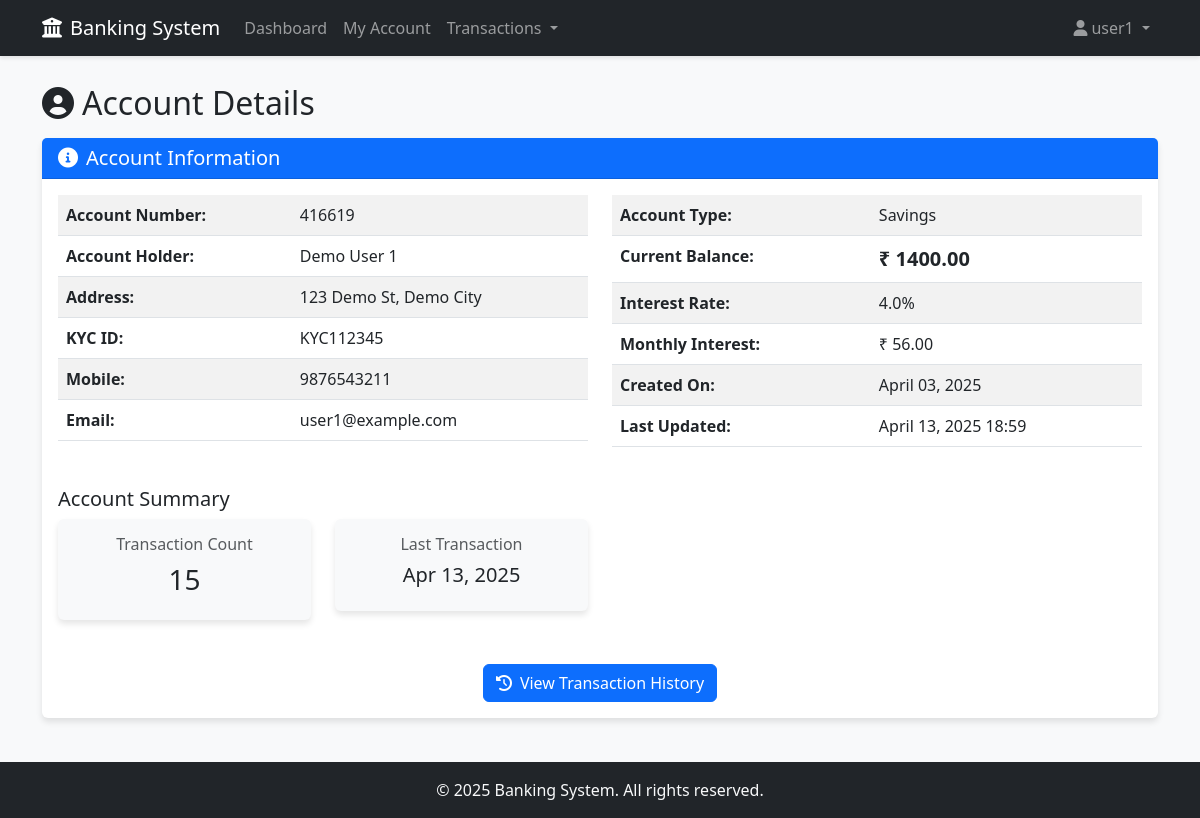
Page /accounts/detail/ (signed in) on the committed database.
### authentication/models.py (models this page shows, shortened)
class User(AbstractUser):
    is_admin = models.BooleanField(default=False)
    account_no = models.IntegerField(null=True, blank=True)

### accounts/models.py (models this page shows, shortened)
class Account(models.Model):
    ACCOUNT_TYPES = [
        ('Savings', 'Savings'),
        ('Current', 'Current'),
        ('Deposit', 'Deposit'),
    ]
    account_no = models.IntegerField(primary_key=True)
    user = models.OneToOneField(User, on_delete=models.CASCADE, related_name='account', null=True)
    name = models.CharField(max_length=100)
    address = models.TextField()
    kyc = models.CharField(max_length=50, help_text="KYC identification")
    mobile = models.CharField(max_length=15)
    email = models.EmailField()
    account_type = models.CharField(max_length=20, choices=ACCOUNT_TYPES)
    balance = models.DecimalField(max_digits=12, decimal_places=2, default=0)
    interest_rate = models.FloatField(help_text="Interest rate for this account")
    created_date = models.DateTimeField(default=timezone.now)
    last_updated = models.DateTimeField(auto_now=True)
    def calculate_interest(self) -> float:
        return float(self.balance) * (self.interest_rate / 100)
    def get_account_summary(self):
        transaction_count = self.transactions.count()
        last_transaction = self.transactions.order_by('-timestamp').first()
        return {
            'account_no': self.account_no,
            'name': self.name,
            'account_type': self.account_type,
            'balance': self.balance,
            'interest_rate': self.interest_rate,
            'transaction_count': transaction_count,
            'last_transaction': last_transaction.timestamp if last_transaction else None,
        }

### transactions/models.py (models this page shows, shortened)
class Transaction(models.Model):
    TRANSACTION_TYPES = [
        ('DEPOSIT', 'Deposit'),
        ('WITHDRAWAL', 'Withdrawal'),
        ('TRANSFER_OUT', 'Transfer Out'),
        ('TRANSFER_IN', 'Transfer In'),
    ]
    STATUS_CHOICES = [
        ('SUCCESS', 'Success'),
        ('PENDING', 'Pending'),
        ('FAILED', 'Failed'),
    ]
    account = models.ForeignKey(Account, on_delete=models.CASCADE, related_name='transactions')
    transaction_type = models.CharField(max_length=20, choices=TRANSACTION_TYPES)
    amount = models.DecimalField(max_digits=12, decimal_places=2)
    timestamp = models.DateTimeField(default=timezone.now)
    status = models.CharField(max_length=10, choices=STATUS_CHOICES, default='SUCCESS')
    description = models.TextField(blank=True, null=True)
    class Meta:
        ordering = ['-timestamp']

### accounts/views.py (the view)
# urls.py: path('detail/', views.account_detail_view, name='account_detail'),
@login_required
def account_detail_view(request, account_no=None):
    user = request.user
    if account_no is None and hasattr(user, 'account'):
        account = user.account
    elif account_no and (user.is_admin or (hasattr(user, 'account') and user.account.account_no == account_no)):
        account = get_object_or_404(Account, account_no=account_no)
    else:
        messages.error(request, "You do not have permission to view this account.")
        return redirect('dashboard')
    account_summary = account.get_account_summary()
    monthly_interest = account.calculate_interest()
    context = {
        'account': account,
        'account_summary': account_summary,
        'monthly_interest': monthly_interest,
    }
    return render(request, 'accounts/account_detail.html', context)

### templates/accounts/account_detail.html (shortened to what this page needs)
{% extends 'base/base.html' %}
{% load static %}
{% block content %}
<div class="row mb-4">
    <div class="col-md-12">
        <h2 class="mb-3"><i class="fas fa-user-circle me-2"></i>Account Details</h2>
        <div class="card">
            <div class="card-header bg-primary text-white">
                <h5 class="mb-0"><i class="fas fa-info-circle me-2"></i>Account Information</h5>
            </div>
            <div class="card-body">
                <div class="row">
                    <div class="col-md-6">
                        <table class="table table-striped">
                            <tr>
                                <th>Account Number:</th>
                                <td>{{ account.account_no }}</td>
                            </tr>
                            <tr>
                                <th>Account Holder:</th>
                                <td>{{ account.name }}</td>
                            </tr>
                            <tr>
                                <th>Address:</th>
                                <td>{{ account.address }}</td>
                            </tr>
                            <tr>
                                <th>KYC ID:</th>
                                <td>{{ account.kyc }}</td>
                            </tr>
                            <tr>
                                <th>Mobile:</th>
                                <td>{{ account.mobile }}</td>
                            </tr>
                            <tr>
                                <th>Email:</th>
                                <td>{{ account.email }}</td>
                            </tr>
                        </table>
                    </div>
                    <div class="col-md-6">
                        <table class="table table-striped">
                            <tr>
                                <th>Account Type:</th>
                                <td>{{ account.account_type }}</td>
                            </tr>
                            <tr>
                                <th>Current Balance:</th>
                                <td class="fw-bold fs-5">₹ {{ account.balance }}</td>
                            </tr>
                            <tr>
                                <th>Interest Rate:</th>
                                <td>{{ account.interest_rate }}%</td>
                            </tr>
                            <tr>
                                <th>Monthly Interest:</th>
                                <td>₹ {{ monthly_interest|floatformat:2 }}</td>
                            </tr>
                            <tr>
                                <th>Created On:</th>
                                <td>{{ account.created_date|date:"F d, Y" }}</td>
                            </tr>
                            <tr>
                                <th>Last Updated:</th>
                                <td>{{ account.last_updated|date:"F d, Y H:i" }}</td>
                            </tr>
                        </table>
                    </div>
                </div>
                <div class="mt-4">
                    <h5>Account Summary</h5>
                    <div class="row">
                        <div class="col-md-3">
                            <div class="card bg-light">
                                <div class="card-body text-center">
                                    <h6 class="text-muted">Transaction Count</h6>
                                    <h3>{{ account_summary.transaction_count }}</h3>
                                </div>
                            </div>
                        </div>
                        <div class="col-md-3">
                            <div class="card bg-light">
                                <div class="card-body text-center">
                                    <h6 class="text-muted">Last Transaction</h6>
                                    <h5>{{ account_summary.last_transaction|date:"M d, Y"|default:"N/A" }}</h5>
                                </div>
                            </div>
                        </div>
                    </div>
                </div>
                <div class="text-center mt-4">
                    <a href="{% url 'transaction_history' %}" class="btn btn-primary">
                        <i class="fas fa-history me-2"></i>View Transaction History
                    </a>
                </div>
            </div>
        </div>
    </div>
</div>
{% endblock %}

### templates/base/base.html (shortened to what this page needs)
<!DOCTYPE html>
<html lang="en">
<head>
    <link href="https://cdn.jsdelivr.net/npm/bootstrap@5.3.0-alpha1/dist/css/bootstrap.min.css" rel="stylesheet">
    <link rel="stylesheet" href="https://cdnjs.cloudflare.com/ajax/libs/font-awesome/6.0.0/css/all.min.css">
</head>
<body>
    <nav class="navbar navbar-expand-lg navbar-dark bg-dark fixed-top">
        <div class="container">
            <a class="navbar-brand" href="{% url 'dashboard' %}">
                <i class="fas fa-university me-2"></i>Banking System
            </a>
            <div class="collapse navbar-collapse" id="navbarNav">
                {% if user.is_authenticated %}
                <ul class="navbar-nav me-auto">
                    <li class="nav-item">
                        <a class="nav-link" href="{% url 'dashboard' %}">Dashboard</a>
                    </li>
                    {% if user.is_admin %}
                    <li class="nav-item dropdown">
                        <a class="nav-link dropdown-toggle" href="#" id="accountsDropdown" role="button"
                           data-bs-toggle="dropdown" aria-expanded="false">
                            Accounts
                        </a>
                        <ul class="dropdown-menu" aria-labelledby="accountsDropdown">
                            <li><a class="dropdown-item" href="{% url 'create_account' %}">Create Account</a></li>
                            <li><a class="dropdown-item" href="{% url 'account_lookup' %}">Account Lookup</a></li>
                            <li><a class="dropdown-item" href="{% url 'admin_accounts' %}">All Accounts</a></li>
                        </ul>
                    </li>
                    <li class="nav-item dropdown">
                        <a class="nav-link dropdown-toggle" href="#" id="transactionsDropdown" role="button"
                           data-bs-toggle="dropdown" aria-expanded="false">
                            Transactions
                        </a>
                        <ul class="dropdown-menu" aria-labelledby="transactionsDropdown">
                            <li><a class="dropdown-item" href="{% url 'deposit' %}">Deposit</a></li>
                            <li><a class="dropdown-item" href="{% url 'withdraw' %}">Withdraw</a></li>
                            <li><a class="dropdown-item" href="{% url 'transfer' %}">Transfer</a></li>
                            <li><a class="dropdown-item" href="{% url 'transaction_history' %}">Transaction History</a></li>
                            <li><a class="dropdown-item" href="{% url 'admin_transactions' %}">All Transactions</a></li>
                        </ul>
                    </li>
                    {% else %}
                    <li class="nav-item">
                        <a class="nav-link" href="{% url 'account_detail' %}">My Account</a>
                    </li>
                    <li class="nav-item dropdown">
                        <a class="nav-link dropdown-toggle" href="#" id="transactionsDropdown" role="button"
                           data-bs-toggle="dropdown" aria-expanded="false">
                            Transactions
                        </a>
                    </li>
                    {% endif %}
                </ul>
                <ul class="navbar-nav">
                    <li class="nav-item dropdown">
                        <a class="nav-link dropdown-toggle" href="#" id="userDropdown" role="button"
                           data-bs-toggle="dropdown" aria-expanded="false">
                            <i class="fas fa-user me-1"></i>{{ user.username }}
                        </a>
                    </li>
                </ul>
                {% endif %}
            </div>
        </div>
    </nav>
    <div class="container mt-4">
        {% block content %}{% endblock %}
    </div>
    <footer class="footer mt-auto py-3 bg-dark">
        <div class="container text-center">
            <span class="text-light">&copy; 2025 Banking System. All rights reserved.</span>
        </div>
    </footer>
</body>
</html>

### templates/base/base.html (style rules this page uses)
body { padding-top: 60px; background-color: #f8f9fa; }
.navbar { box-shadow: 0 2px 4px rgba(0,0,0,.1); }
.card { margin-bottom: 20px; box-shadow: 0 4px 6px rgba(0,0,0,.1); border: none; }
.card-header { background-color: #f8f9fa; border-bottom: 1px solid rgba(0,0,0,.125); font-weight: 600; }
.footer { margin-top: 40px; padding: 20px 0; background-color: #343a40; color: white; }

### rows in the picture
User: username "user1"
Account: account_no "416619", name "Demo User 1", address "123 Demo St, Demo City", kyc "KYC112345", mobile "9876543211", email "user1@example.com", account_type "Savings", balance "1400.00", interest_rate "4.0", created_date "April 03, 2025", last_updated "April 13, 2025 18:59"
Transaction: last_transaction "Apr 13, 2025"

### other values in the picture
{{ monthly_interest|floatformat:2 }} "56.00"
{{ account_summary.transaction_count }} "15"
